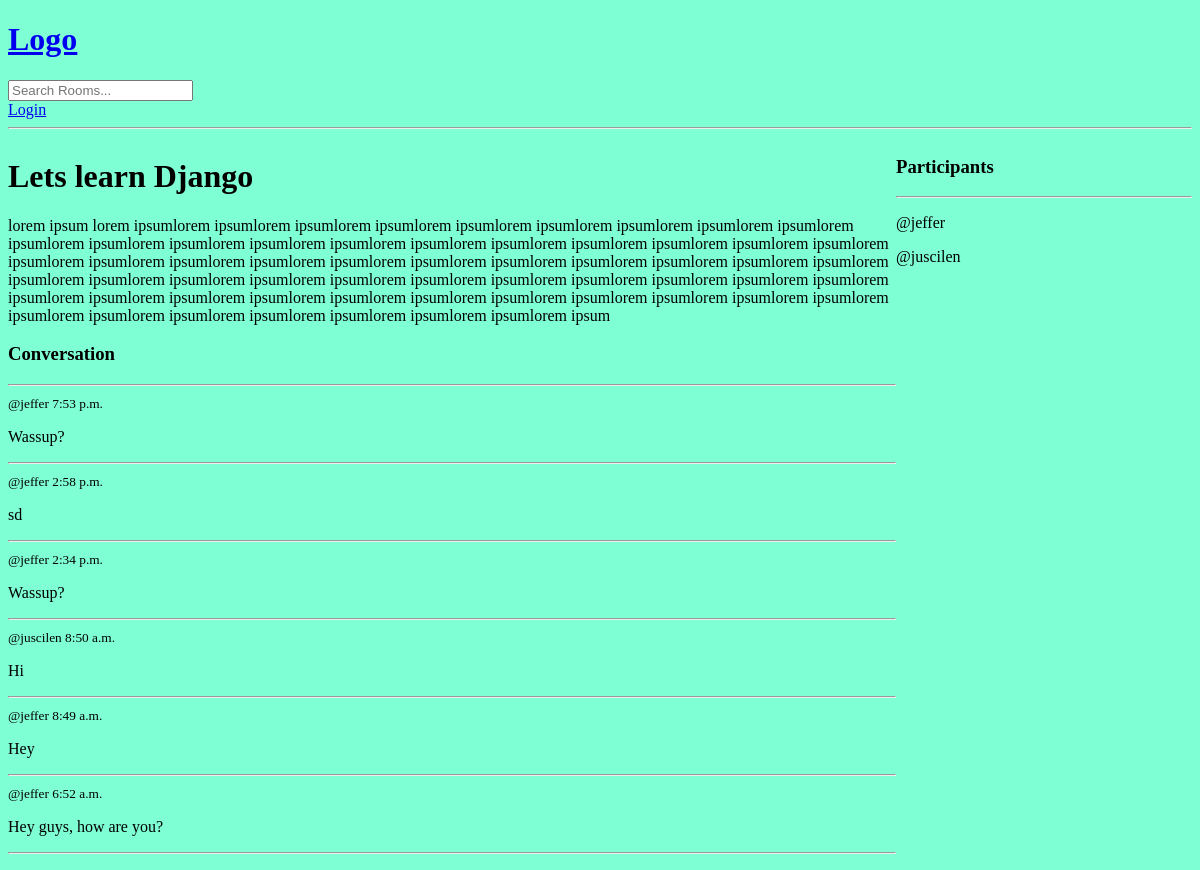
Page /room/1/ on the earlier database version.
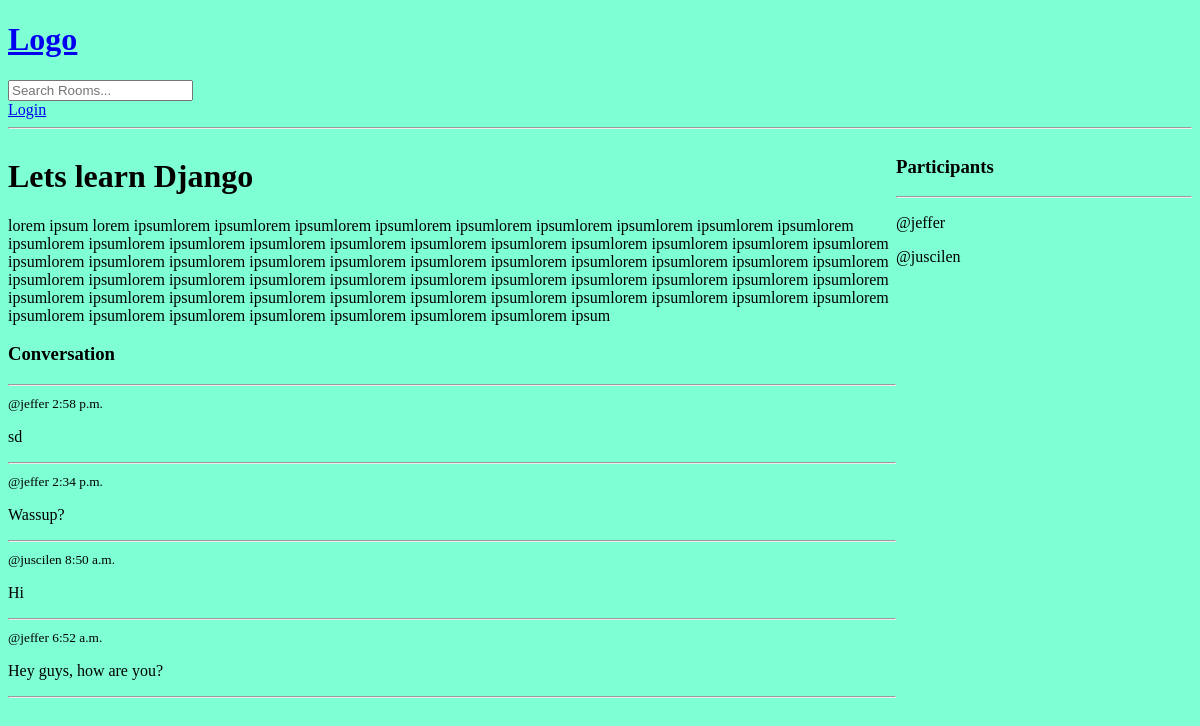
Same page on the later database version.
### base/models.py (models this page shows, shortened)
class Message(models.Model):
    user = models.ForeignKey(User, on_delete=models.CASCADE)
    room = models.ForeignKey(Room, on_delete=models.CASCADE)
    body = models.TextField()
    updated = models.DateTimeField(auto_now=True)
    created = models.TimeField(auto_now_add=True)
    class Meta:
        ordering = ("-updated", "-created")

### base/views.py (the view, shortened to what this page needs)
# urls.py: path("room/<str:pk>/", views.room, name="room"),
def room(request, pk):
    room = Room.objects.get(id=pk)
    room_messages = room.message_set.all().order_by("-created")
    participants = room.participants.all()
    context = {"room": room, "room_messages": room_messages, "participants": participants}
    return render(request, "base/room.html", context)

### base/templates/base/room.html (shortened to what this page needs)
{% extends "main.html" %}
{% block content %}
<div class="room-container">
    <div>
        <h1>{{ room.name }}</h1>
        <p>{{ room.description }}</p>
        <div class="comment-wrapper">
            <h3>Conversation</h3>
            <hr>
            {% for message in room_messages %}
                <div>
                    <small>@{{ message.user }}   {{ message.created|time }}</small>
                    <p>{{ message.body }}</p>
                    <hr>
                </div>
            {% endfor %}
        </div>
    </div>
    <div>
        <h3>Participants</h3>
        <hr>
        {% for user in participants %}
            <div>
                <p>@{{ user.username }}</p>
            </div>
        {% endfor %}
    </div>
</div>
{% endblock content %}

Differences in the rows shown:
removed Message: user "jeffer", created "7:53 p.m.", body "Wassup?"
removed Message: user "jeffer", created "8:49 a.m.", body "Hey"
